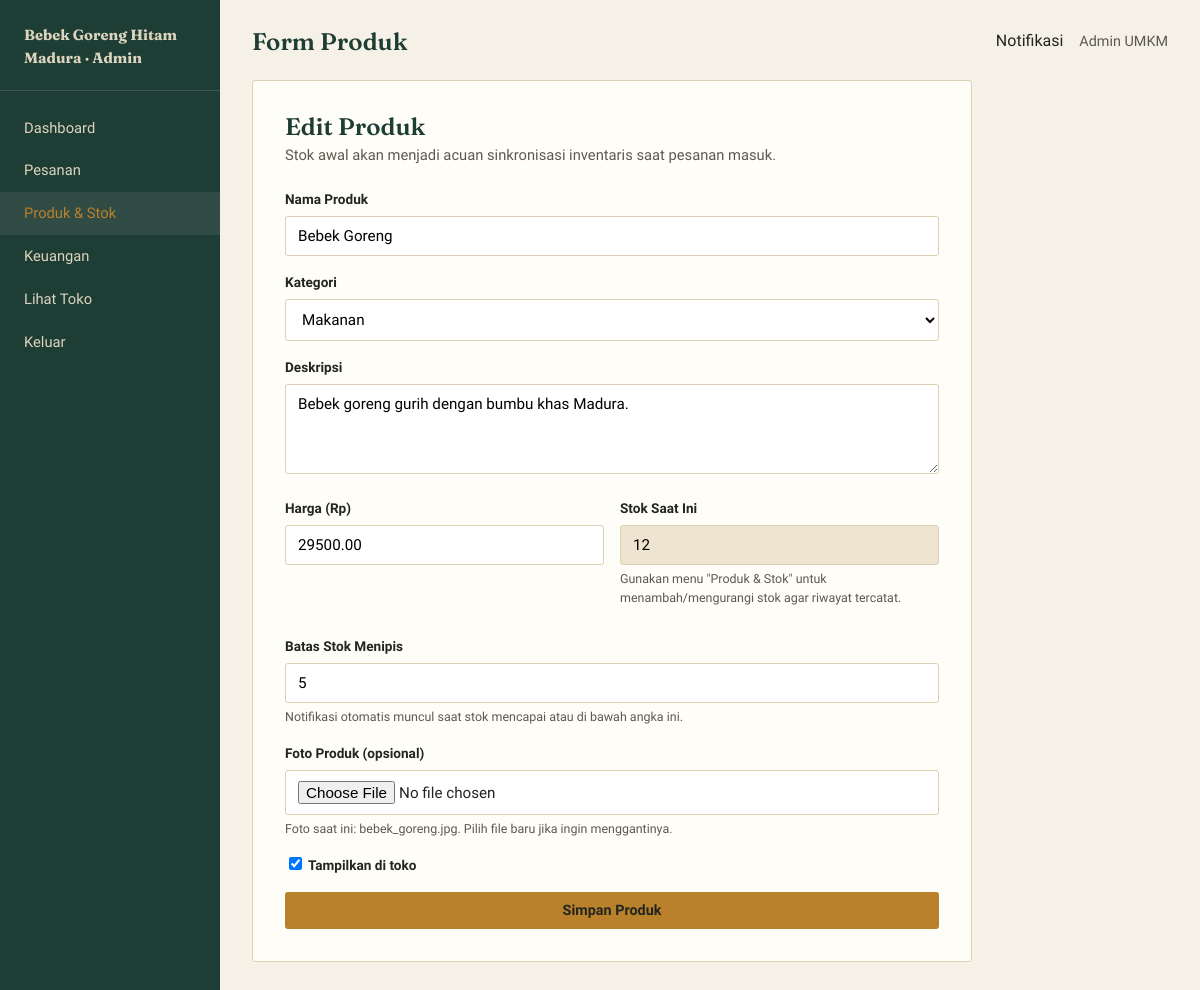
/admin/product-form.php?id=1 (signed in), run on the app's committed database.
### tables this page shows
CREATE TABLE users (
    id INT AUTO_INCREMENT PRIMARY KEY,
    name VARCHAR(100) NOT NULL,
    email VARCHAR(100) NOT NULL UNIQUE,
    password VARCHAR(255) NOT NULL,
    phone VARCHAR(20) DEFAULT NULL,
    address TEXT DEFAULT NULL,
    role ENUM('customer','admin') NOT NULL DEFAULT 'customer',
    created_at TIMESTAMP DEFAULT CURRENT_TIMESTAMP
);

CREATE TABLE products (
    id INT AUTO_INCREMENT PRIMARY KEY,
    category_id INT DEFAULT NULL,
    name VARCHAR(150) NOT NULL,
    description TEXT,
    price DECIMAL(12,2) NOT NULL,
    stock INT NOT NULL DEFAULT 0,
    low_stock_threshold INT NOT NULL DEFAULT 5,
    image VARCHAR(255) DEFAULT NULL,
    is_active TINYINT(1) NOT NULL DEFAULT 1,
    created_at TIMESTAMP DEFAULT CURRENT_TIMESTAMP,
    updated_at TIMESTAMP DEFAULT CURRENT_TIMESTAMP ON UPDATE CURRENT_TIMESTAMP,
    FOREIGN KEY (category_id) REFERENCES categories(id) ON DELETE SET NULL
);

CREATE TABLE categories (
    id INT AUTO_INCREMENT PRIMARY KEY,
    name VARCHAR(100) NOT NULL
);

### includes/functions.php (called while the page is built, shortened)
<?php
function sanitize($str) {
    return htmlspecialchars(trim($str ?? ''), ENT_QUOTES, 'UTF-8');
}
function currentUser() {
    $db = getDB();
    $stmt = $db->prepare('SELECT * FROM users WHERE id = ?');
    $stmt->execute([$_SESSION['user_id']]);
    return $stmt->fetch();
}

### admin/product-form.php (the view, shortened to what this page needs)
<?php
$pageTitle = 'Form Produk';
$__active = 'products';
require_once __DIR__ . '/includes/admin-header.php';
$db = getDB();
$id = (int)($_GET['id'] ?? 0);
$product = null;
if ($id) {
    $stmt = $db->prepare('SELECT * FROM products WHERE id = ?');
    $stmt->execute([$id]);
    $product = $stmt->fetch();
}
$categories = $db->query('SELECT * FROM categories ORDER BY name')->fetchAll();
?>
<div class="form-panel wide" style="margin:0;">
  <h2><?= $product ? 'Edit Produk' : 'Tambah Produk' ?></h2>
  <p class="form-sub">Stok awal akan menjadi acuan sinkronisasi inventaris saat pesanan masuk.</p>
  <form action="<?= BASE_URL ?>/process/save-product.php" method="post" enctype="multipart/form-data">
    <div class="field">
      <label>Nama Produk</label>
      <input type="text" name="name" value="<?= sanitize($product['name'] ?? '') ?>" required>
    </div>
    <div class="field">
      <label>Kategori</label>
      <select name="category_id">
        <?php foreach ($categories as $c): ?>
          <option value="<?= $c['id'] ?>" <?= (($product['category_id'] ?? null) == $c['id']) ? 'selected' : '' ?>><?= sanitize($c['name']) ?></option>
        <?php endforeach; ?>
      </select>
    </div>
    <div class="field">
      <label>Deskripsi</label>
      <textarea name="description"><?= sanitize($product['description'] ?? '') ?></textarea>
    </div>
    <div style="display:grid;grid-template-columns:1fr 1fr;gap:16px;">
      <div class="field">
        <label>Harga (Rp)</label>
        <input type="number" name="price" min="0" step="100" value="<?= $product['price'] ?? '' ?>" required>
      </div>
      <div class="field">
        <label>Stok <?= $product ? 'Saat Ini' : 'Awal' ?></label>
        <input type="number" name="stock" min="0" value="<?= $product['stock'] ?? 0 ?>" required <?= $product ? 'readonly style="background:var(--bg-alt);"' : '' ?>>
        <?php if ($product): ?><p class="field-hint">Gunakan menu "Produk &amp; Stok" untuk menambah/mengurangi stok agar riwayat tercatat.</p><?php endif; ?>
      </div>
    </div>
    <div class="field">
      <label>Batas Stok Menipis</label>
      <input type="number" name="low_stock_threshold" min="0" value="<?= $product['low_stock_threshold'] ?? 5 ?>">
      <p class="field-hint">Notifikasi otomatis muncul saat stok mencapai atau di bawah angka ini.</p>
    </div>
    <div class="field">
      <label for="image">Foto Produk (opsional)</label>
      <input type="file" id="image" name="image" accept="image/jpeg,image/png,image/webp,image/gif">
      <?php if (!empty($product['image'])): ?>
        <p class="field-hint">Foto saat ini: <?= sanitize($product['image']) ?>. Pilih file baru jika ingin menggantinya.</p>
      <?php else: ?>
        <p class="field-hint">Pilih file gambar JPG, PNG, WEBP, atau GIF.</p>
      <?php endif; ?>
    </div>
    <div class="field">
      <label><input type="checkbox" name="is_active" value="1" <?= (!isset($product) || $product['is_active']) ? 'checked' : '' ?> style="width:auto;"> Tampilkan di toko</label>
    </div>
    <button type="submit" class="btn btn-primary btn-block">Simpan Produk</button>
  </form>
</div>
<?php require_once __DIR__ . '/includes/admin-footer.php'; ?>

### admin/includes/admin-header.php (shortened to what this page needs)
<?php
$__admin = currentUser();
$__active = $__active ?? '';
?>
<!DOCTYPE html>
<html lang="id">
<head>
<link rel="stylesheet" href="<?= BASE_URL ?>/assets/css/style.css">
</head>
<body>
<div class="admin-shell">
  <aside class="admin-sidebar">
    <a href="<?= BASE_URL ?>/admin/dashboard.php" class="brand"><?= SITE_NAME ?> · Admin</a>
    <a href="<?= BASE_URL ?>/admin/dashboard.php" class="<?= $__active === 'dashboard' ? 'active' : '' ?>">Dashboard</a>
    <a href="<?= BASE_URL ?>/admin/orders.php" class="<?= $__active === 'orders' ? 'active' : '' ?>">Pesanan</a>
    <a href="<?= BASE_URL ?>/admin/products.php" class="<?= $__active === 'products' ? 'active' : '' ?>">Produk &amp; Stok</a>
    <a href="<?= BASE_URL ?>/admin/finance.php" class="<?= $__active === 'finance' ? 'active' : '' ?>">Keuangan</a>
    <a href="<?= BASE_URL ?>/index.php">Lihat Toko</a>
    <a href="<?= BASE_URL ?>/logout.php">Keluar</a>
  </aside>
  <div class="admin-main">
    <div class="admin-topbar">
      <div>
        <h2 style="margin:0;"><?= isset($pageTitle) ? sanitize($pageTitle) : 'Dashboard' ?></h2>
      </div>
      <div style="display:flex;align-items:center;gap:16px;">
        <div class="notif-bell" id="notifBell" data-base="<?= BASE_URL ?>">
          Notifikasi
        </div>
        <span style="font-size:.9rem;color:var(--ink-soft);"><?= sanitize($__admin['name']) ?></span>
      </div>
    </div>

### assets/css/style.css (style rules this page uses)
:root { --bg: #F6F1E7; --bg-alt: #EEE4CF; --panel: #FFFDF8; --ink: #23261F; --ink-soft: #5B5A4E; --forest: #1E3D34; --forest-2: #2E5A4C; --gold: #B9812C; --gold-dark: #8F6420; --brick: #8B3A3A; --border: #DCD0B4; --radius: 3px; --serif: "Fraunces", Georgia, serif; --sans: "Work Sans", -apple-system, BlinkMacSystemFont, sans-serif; }
* { box-sizing: border-box; }
html { scroll-behavior: smooth; }
body { margin: 0; font-family: var(--sans); color: var(--ink); background: var(--bg); line-height: 1.55; }
a { color: inherit; text-decoration: none; }
h1, h2, h3, h4 { font-family: var(--serif); font-weight: 600; line-height: 1.15; margin: 0 0 .5em; color: var(--forest); }
p { margin: 0 0 1em; }
.brand { font-family: var(--serif); font-size: 1.5rem; font-weight: 700; color: #fff; margin-right: auto; }
.btn { display: inline-block; padding: 9px 18px; border-radius: var(--radius); font-family: var(--sans); font-size: .9rem; font-weight: 600; border: 1px solid transparent; cursor: pointer; transition: background .15s ease, color .15s ease, border-color .15s ease; }
.btn-primary { background: var(--gold); color: #23261F; }
.btn-block { display: block; width: 100%; text-align: center; }
.form-panel { background: var(--panel); border: 1px solid var(--border); border-radius: var(--radius); padding: 32px; max-width: 460px; margin: 40px auto; }
.form-panel.wide { max-width: 720px; }
.form-panel h2 { margin-bottom: 4px; }
.form-sub { color: var(--ink-soft); margin-bottom: 22px; font-size: .92rem; }
.field { margin-bottom: 16px; }
.field label { display: block; font-size: .85rem; font-weight: 600; margin-bottom: 6px; color: var(--ink); }
.field input, .field select, .field textarea { width: 100%; padding: 10px 12px; border: 1px solid var(--border); border-radius: var(--radius); font-family: var(--sans); font-size: .95rem; background: #fff; }
.field textarea { resize: vertical; min-height: 90px; }
.field-hint { font-size: .78rem; color: var(--ink-soft); margin-top: 4px; }
.admin-shell { display: grid; grid-template-columns: 220px 1fr; min-height: 100vh; }
.admin-sidebar { background: var(--forest); color: #E7E0CC; padding: 24px 0; }
.admin-sidebar .brand { display:block; padding: 0 24px 20px; border-bottom: 1px solid rgba(255,255,255,.15); margin-bottom: 16px; }
.admin-sidebar a { display: block; padding: 10px 24px; color: #DCD5BE; font-size: .92rem; }
.admin-sidebar a:hover, .admin-sidebar a.active { background: rgba(255,255,255,.08); color: var(--gold); }
.admin-main { padding: 28px 32px; }
.admin-topbar { display: flex; justify-content: space-between; align-items: center; margin-bottom: 24px; }
.notif-bell { position: relative; cursor: pointer; }

### data on the page
users: name "Admin UMKM"
products: name "Bebek Goreng", category_id "Makanan", description "Bebek goreng gurih dengan bumbu khas Madura.", price "29500.00", stock "12", low_stock_threshold "5", image "bebek_goreng.jpg", is_active "☑"

### other printed values
SITE_NAME "Bebek Goreng Hitam Madura"
$pageTitle "Form Produk"
